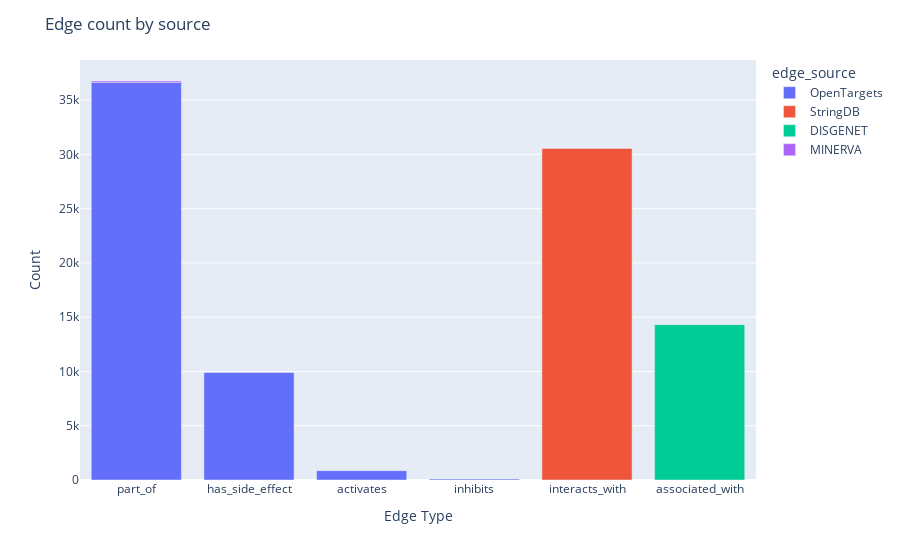

Notebook code cell kept with this figure:
### Code cell
graph_obj.count_edge_by_source(plot=True)

### Figure 1 — Plotly figure (JSON) as saved in the notebook; plotly's stock layout.template omitted (floating-point values rounded to 4 significant figures)
{"data": [{"alignmentgroup": "True", "hovertemplate": "edge_source=OpenTargets<br>edge_type=%{x}<br>count=%{y}<extra></extra>", "legendgroup": "OpenTargets", "marker": {"color": "#636efa", "pattern": {"shape": ""}}, "name": "OpenTargets", "offsetgroup": "OpenTargets", "orientation": "v", "showlegend": true, "textposition": "auto", "type": "bar", "x": ["part_of", "has_side_effect", "activates", "inhibits"], "xaxis": "x", "y": [36635, 9902, 860, 98], "yaxis": "y"}, {"alignmentgroup": "True", "hovertemplate": "edge_source=StringDB<br>edge_type=%{x}<br>count=%{y}<extra></extra>", "legendgroup": "StringDB", "marker": {"color": "#EF553B", "pattern": {"shape": ""}}, "name": "StringDB", "offsetgroup": "StringDB", "orientation": "v", "showlegend": true, "textposition": "auto", "type": "bar", "x": ["interacts_with"], "xaxis": "x", "y": [30550], "yaxis": "y"}, {"alignmentgroup": "True", "hovertemplate": "edge_source=DISGENET<br>edge_type=%{x}<br>count=%{y}<extra></extra>", "legendgroup": "DISGENET", "marker": {"color": "#00cc96", "pattern": {"shape": ""}}, "name": "DISGENET", "offsetgroup": "DISGENET", "orientation": "v", "showlegend": true, "textposition": "auto", "type": "bar", "x": ["associated_with"], "xaxis": "x", "y": [14311], "yaxis": "y"}, {"alignmentgroup": "True", "hovertemplate": "edge_source=MINERVA<br>edge_type=%{x}<br>count=%{y}<extra></extra>", "legendgroup": "MINERVA", "marker": {"color": "#ab63fa", "pattern": {"shape": ""}}, "name": "MINERVA", "offsetgroup": "MINERVA", "orientation": "v", "showlegend": true, "textposition": "auto", "type": "bar", "x": ["part_of"], "xaxis": "x", "y": [127], "yaxis": "y"}], "layout": {"barmode": "relative", "legend": {"title": {"text": "edge_source"}, "tracegroupgap": 0}, "margin": {"t": 60}, "title": {"text": "Edge count by source"}, "xaxis": {"anchor": "y", "domain": [0, 1], "title": {"text": "Edge Type"}}, "yaxis": {"anchor": "x", "domain": [0, 1], "title": {"text": "Count"}}}}
